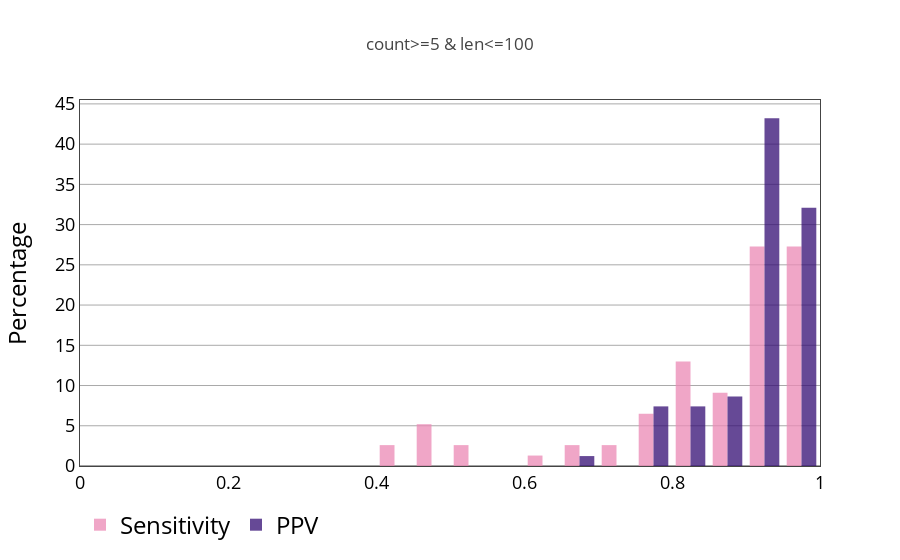

Notebook cell for this chart:
### Code cell
fig = make_hist_2(df_metric[(df_metric['rnafold_count']>=5) & (df_metric['len'] <= 100)],
                 'count>=5 & len<=100')
iplot(fig)

### Figure 1 — Plotly figure (JSON) as saved in the notebook; plotly's stock layout.template omitted (floating-point values rounded to 4 significant figures; data arrays with more than 128 entries replaced by an {"elided": "..."} marker saying what was removed)
{"data": [{"histnorm": "percent", "marker": {"color": "#EB89B5"}, "name": "Sensitivity", "opacity": 0.75, "type": "histogram", "uid": "49e50d0a-7318-404b-baba-ed77c13569a8", "x": {"elided": "250 float values"}, "xbins": {"end": 1, "size": 0.05, "start": 0}}, {"histnorm": "percent", "marker": {"color": "#330C73"}, "name": "PPV", "opacity": 0.75, "type": "histogram", "uid": "0e55b2d8-1f30-46b8-a9a3-4e24780ea081", "x": {"elided": "250 float values"}, "xbins": {"end": 1, "size": 0.05, "start": 0}}], "layout": {"legend": {"font": {"color": "#000", "size": 24}, "orientation": "h"}, "paper_bgcolor": "rgba(0,0,0,0)", "plot_bgcolor": "rgba(0,0,0,0)", "title": {"text": "count>=5 & len<=100"}, "xaxis": {"mirror": true, "range": [0, 1], "showgrid": false, "showline": true, "tickfont": {"color": "#000", "size": 18}, "title": {"font": {"color": "#000", "size": 24}}, "zeroline": false}, "yaxis": {"gridcolor": "darkgray", "gridwidth": 1, "mirror": true, "showgrid": true, "showline": true, "tickfont": {"color": "#000", "size": 18}, "title": {"font": {"color": "#000", "size": 24}, "text": "Percentage"}}}}
